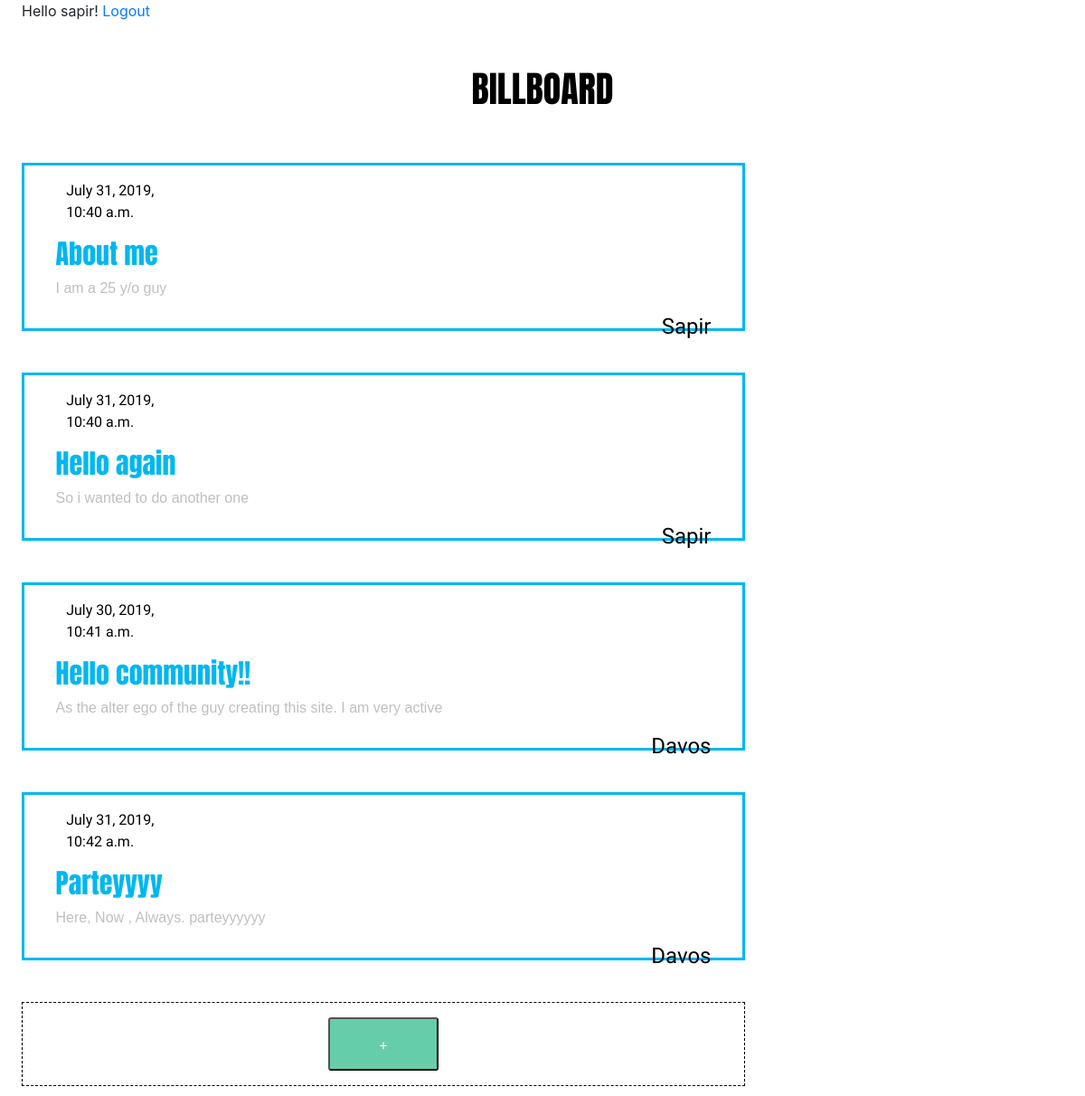
Before: / (signed in) with the older database file.
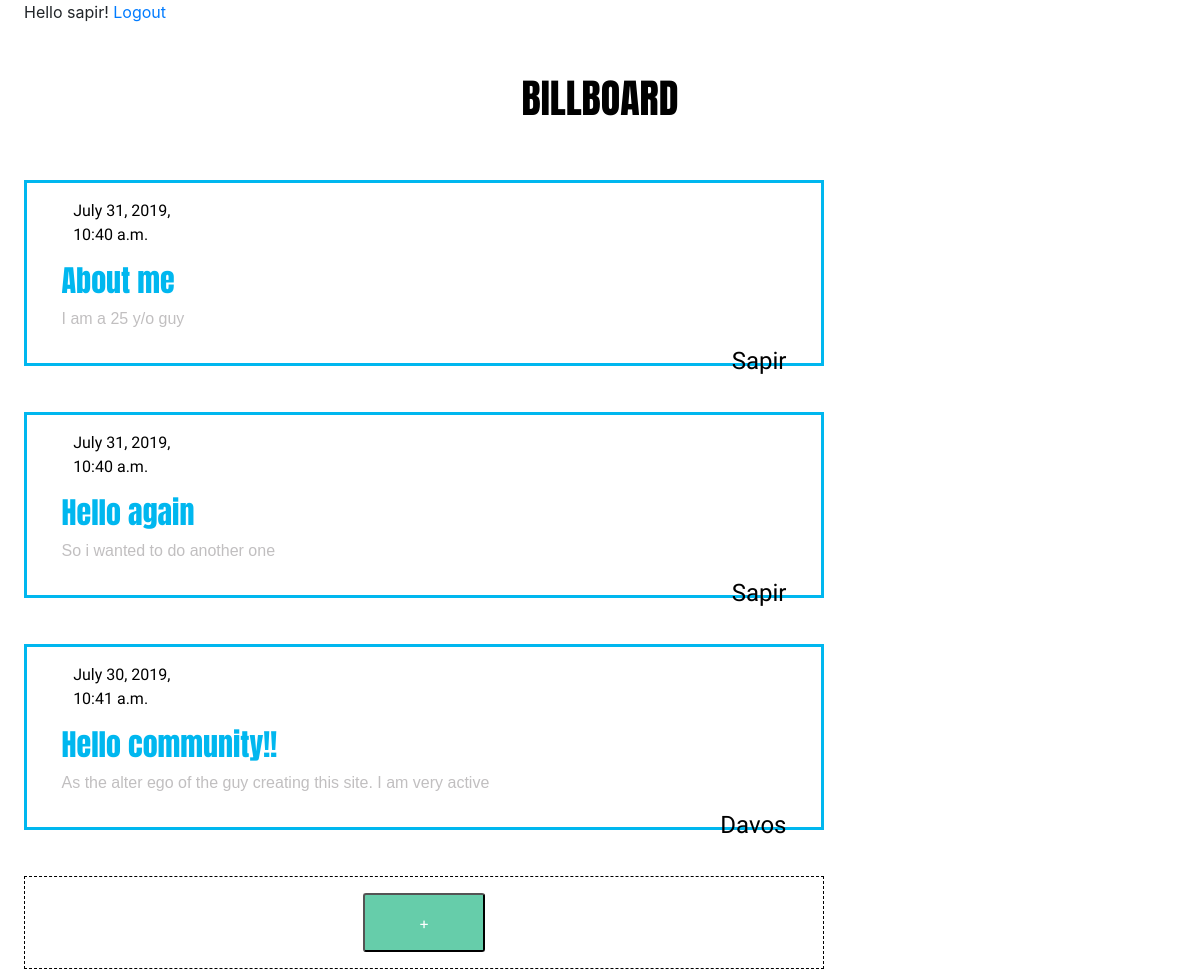
After: the same page with the newer database file.
### SocialBoard/models.py (models this page shows)
class Post(models.Model):
    title = models.CharField(max_length = 120)
    publish_date = models.DateTimeField(default = timezone.now)
    content = models.CharField(max_length = 500)
    author = models.CharField(max_length = 24)

### SocialBoard/views.py (the view)
# urls.py: path('', views.index, name='index'),
@login_required
def index(request):
    posts = Post.objects.all()
    return render(request, 'SocialBoard/main.html', {'posts': posts})

### SocialBoard/templates/Socialboard/main.html
{% extends "base.html" %}
{% block head %}
{% load static %}
<link rel="stylesheet" href="{% static 'css/style.css'  %}">
{% endblock %}
{% block content %}
Hello {{request.user.username}}!
<a href="{% url 'logout' %}">Logout</a>
<div class="content">
  <h1 id='title'>BILLBOARD</h1>
  {% for post in  posts%}
  <div class='post'>
    <legend>
      <p class='post-date'>{{post.publish_date}}</p>
    </legend>
    <h3 class='post-title'>{{post.title}}</h3>
    <p class='post-content'>{{post.content}}</p>
    <h6 class='post-author'>{{post.author}}</h6>
  </div>
  {% empty %}
  <h1>No new messages... <br>Click the '+' button to add a new message</h1>
  {% endfor %}
  <div id="addPostDiv">
    <button id='addPost' class="pulse">+</button>
  </div>
</div>
{% endblock %}

### SocialBoard/templates/base.html (shortened to what this page needs)
<!DOCTYPE html>
<html lang="en">
<head>
    <link rel="stylesheet" type="text/css" href="https://stackpath.bootstrapcdn.com/bootstrap/4.1.3/css/bootstrap.min.css">
    {% block head %}
    {% endblock %}
</head>
<body>
    {% block content %}
    {% endblock %}
</body>
</html>

### SocialBoard/static/css/style.css (style rules this page uses)
#title { font-family: 'Anton', sans-serif; font-size: 40px; color: black; text-align: center; padding: 50px; }
.post-date { font-family: 'Poiret One', cursive; font-size:16px; color: black; padding-left: 4%; }
.post-title { font-family: 'Anton', sans-serif; font-size:30px; color: #00b7ef; }
.post-content { font-family: 'Arial'; font-size:16px; color: #c1bfc0; }
.post-author { font-family: 'Pinyon Script', cursive; font-size:24px; color: black; float: right; }
.post { padding: 16px; height: auto; max-width: 800px; border: 3px solid #00b7ef; margin-bottom: 4%; padding-left: 3%; padding-right: 3%; }
#addPostDiv { border: 1px dashed black; padding: 16px; max-width: 800px; margin-bottom: 1%; text-align: center; min-height: 80px; }
legend { border: 0; border-bottom: 0px; width: 16%; padding-left: 1%; }
#addPost { background-color: #66CDAA; font-size: 16px; color: white; border-radius: 3px; padding: 2% 7%; }
body { padding-left: 2%; padding-right: 2%; }
.pulse { animation-name: pulse_animation; animation-duration: 5000ms; transform-origin:70% 70%; animation-iteration-count: infinite; animation-timing-function: linear; }

Changed rows visible on the page:
removed Post: publish_date "July 31, 2019, 10:42 a.m.", title "Parteyyyy", content "Here, Now , Always. parteyyyyyy", author "Davos"
